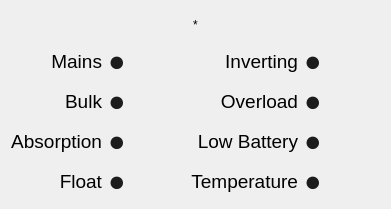
   <widget class="QWidget" name="layoutWidget">
    <property name="geometry">
     <rect>
      <x>610</x>
      <y>522</y>
      <width>391</width>
      <height>209</height>
     </rect>
    </property>
    <layout class="QGridLayout" name="gridLayout_3">
     <item row="0" column="0">
      <widget class="QLabel" name="MultiName_label">
       <property name="text">
        <string>*</string>
       </property>
       <property name="alignment">
        <set>Qt::AlignCenter</set>
       </property>
      </widget>
     </item>
     <item row="1" column="0">
      <layout class="QGridLayout" name="gridLayout">
       <item row="0" column="0">
        <widget class="QLabel" name="Mains_Label">
         <property name="font">
          <font>
           <pointsize>14</pointsize>
          </font>
         </property>
         <property name="text">
          <string>Mains</string>
         </property>
         <property name="alignment">
          <set>Qt::AlignRight|Qt::AlignTrailing|Qt::AlignVCenter</set>
         </property>
        </widget>
       </item>
       <item row="1" column="0">
        <widget class="QLabel" name="Bulk_Label">
         <property name="font">
          <font>
           <pointsize>14</pointsize>
          </font>
         </property>
         <property name="text">
          <string>Bulk</string>
         </property>
         <property name="alignment">
          <set>Qt::AlignRight|Qt::AlignTrailing|Qt::AlignVCenter</set>
         </property>
        </widget>
       </item>
       <item row="3" column="3">
        <widget class="QLabel" name="Temperature_LED">
         <property name="font">
          <font>
           <pointsize>22</pointsize>
          </font>
         </property>
         <property name="styleSheet">
          <string notr="true">color: rgb(29, 28, 28);</string>
         </property>
         <property name="text">
          <string>●</string>
         </property>
         <property name="alignment">
          <set>Qt::AlignLeading|Qt::AlignLeft|Qt::AlignTop</set>
         </property>
        </widget>
       </item>
       <item row="3" column="1">
        <widget class="QLabel" name="Float_LED">
         <property name="font">
          <font>
           <pointsize>22</pointsize>
          </font>
         </property>
         <property name="styleSheet">
          <string notr="true">color: rgb(29, 28, 28);</string>
         </property>
         <property name="text">
          <string>●</string>
         </property>
         <property name="alignment">
          <set>Qt::AlignLeading|Qt::AlignLeft|Qt::AlignTop</set>
         </property>
        </widget>
       </item>
       <item row="3" column="2">
        <widget class="QLabel" name="Temperature_Label">
         <property name="font">
          <font>
           <pointsize>14</pointsize>
          </font>
         </property>
         <property name="text">
          <string>Temperature</string>
         </property>
         <property name="alignment">
          <set>Qt::AlignRight|Qt::AlignTrailing|Qt::AlignVCenter</set>
         </property>
        </widget>
       </item>
       <item row="0" column="2">
        <widget class="QLabel" name="Inverting_Label">
         <property name="font">
          <font>
           <pointsize>14</pointsize>
          </font>
         </property>
         <property name="text">
          <string>Inverting</string>
         </property>
         <property name="alignment">
          <set>Qt::AlignRight|Qt::AlignTrailing|Qt::AlignVCenter</set>
         </property>
        </widget>
       </item>
       <item row="0" column="3">
        <widget class="QLabel" name="Inverting_LED">
         <property name="font">
          <font>
           <pointsize>22</pointsize>
          </font>
         </property>
         <property name="styleSheet">
          <string notr="true">color: rgb(29, 28, 28);</string>
         </property>
         <property name="text">
          <string>●</string>
         </property>
         <property name="alignment">
          <set>Qt::AlignLeading|Qt::AlignLeft|Qt::AlignTop</set>
         </property>
        </widget>
       </item>
       <item row="3" column="0">
        <widget class="QLabel" name="Float_Label">
         <property name="font">
          <font>
           <pointsize>14</pointsize>
          </font>
         </property>
         <property name="text">
          <string>Float</string>
         </property>
         <property name="alignment">
          <set>Qt::AlignRight|Qt::AlignTrailing|Qt::AlignVCenter</set>
         </property>
        </widget>
       </item>
       <item row="1" column="1">
        <widget class="QLabel" name="Bulk_LED">
         <property name="font">
          <font>
           <pointsize>22</pointsize>
          </font>
         </property>
         <property name="styleSheet">
          <string notr="true">color: rgb(29, 28, 28);</string>
         </property>
         <property name="text">
          <string>●</string>
         </property>
         <property name="alignment">
          <set>Qt::AlignLeading|Qt::AlignLeft|Qt::AlignTop</set>
         </property>
        </widget>
       </item>
       <item row="2" column="2">
        <widget class="QLabel" name="Low_Battery_Label">
         <property name="font">
          <font>
           <pointsize>14</pointsize>
          </font>
         </property>
         <property name="text">
          <string>Low Battery</string>
         </property>
         <property name="alignment">
          <set>Qt::AlignRight|Qt::AlignTrailing|Qt::AlignVCenter</set>
         </property>
        </widget>
       </item>
       <item row="1" column="2">
        <widget class="QLabel" name="Overload_Label">
         <property name="font">
          <font>
           <pointsize>14</pointsize>
          </font>
         </property>
         <property name="text">
          <string>Overload</string>
         </property>
         <property name="alignment">
          <set>Qt::AlignRight|Qt::AlignTrailing|Qt::AlignVCenter</set>
         </property>
        </widget>
       </item>
       <item row="2" column="3">
        <widget class="QLabel" name="Low_Battery_LED">
         <property name="font">
          <font>
           <pointsize>22</pointsize>
          </font>
         </property>
         <property name="styleSheet">
          <string notr="true">color: rgb(29, 28, 28);</string>
         </property>
         <property name="text">
          <string>●</string>
         </property>
         <property name="alignment">
          <set>Qt::AlignLeading|Qt::AlignLeft|Qt::AlignTop</set>
         </property>
        </widget>
       </item>
       <item row="2" column="0">
        <widget class="QLabel" name="Absorption_Label">
         <property name="font">
          <font>
           <pointsize>14</pointsize>
          </font>
         </property>
         <property name="text">
          <string>Absorption</string>
         </property>
         <property name="alignment">
          <set>Qt::AlignRight|Qt::AlignTrailing|Qt::AlignVCenter</set>
         </property>
        </widget>
       </item>
       <item row="1" column="3">
        <widget class="QLabel" name="Overload_LED">
         <property name="font">
          <font>
           <pointsize>22</pointsize>
          </font>
         </property>
         <property name="styleSheet">
          <string notr="true">color: rgb(29, 28, 28);</string>
         </property>
         <property name="text">
          <string>●</string>
         </property>
         <property name="alignment">
          <set>Qt::AlignLeading|Qt::AlignLeft|Qt::AlignTop</set>
         </property>
        </widget>
       </item>
       <item row="0" column="1">
        <widget class="QLabel" name="Mains_LED">
         <property name="font">
          <font>
           <pointsize>22</pointsize>
          </font>
         </property>
         <property name="styleSheet">
          <string notr="true">color: rgb(28, 28, 28);</string>
         </property>
         <property name="text">
          <string>●</string>
         </property>
         <property name="alignment">
          <set>Qt::AlignLeading|Qt::AlignLeft|Qt::AlignTop</set>
         </property>
        </widget>
       </item>
       <item row="2" column="1">
        <widget class="QLabel" name="Absorption_LED">
         <property name="font">
          <font>
           <pointsize>22</pointsize>
          </font>
         </property>
         <property name="styleSheet">
          <string notr="true">color: rgb(29, 28, 28);</string>
         </property>
         <property name="text">
          <string>●</string>
         </property>
         <property name="alignment">
          <set>Qt::AlignLeading|Qt::AlignLeft|Qt::AlignTop</set>
         </property>
        </widget>
       </item>
      </layout>
     </item>
    </layout>
   </widget>
